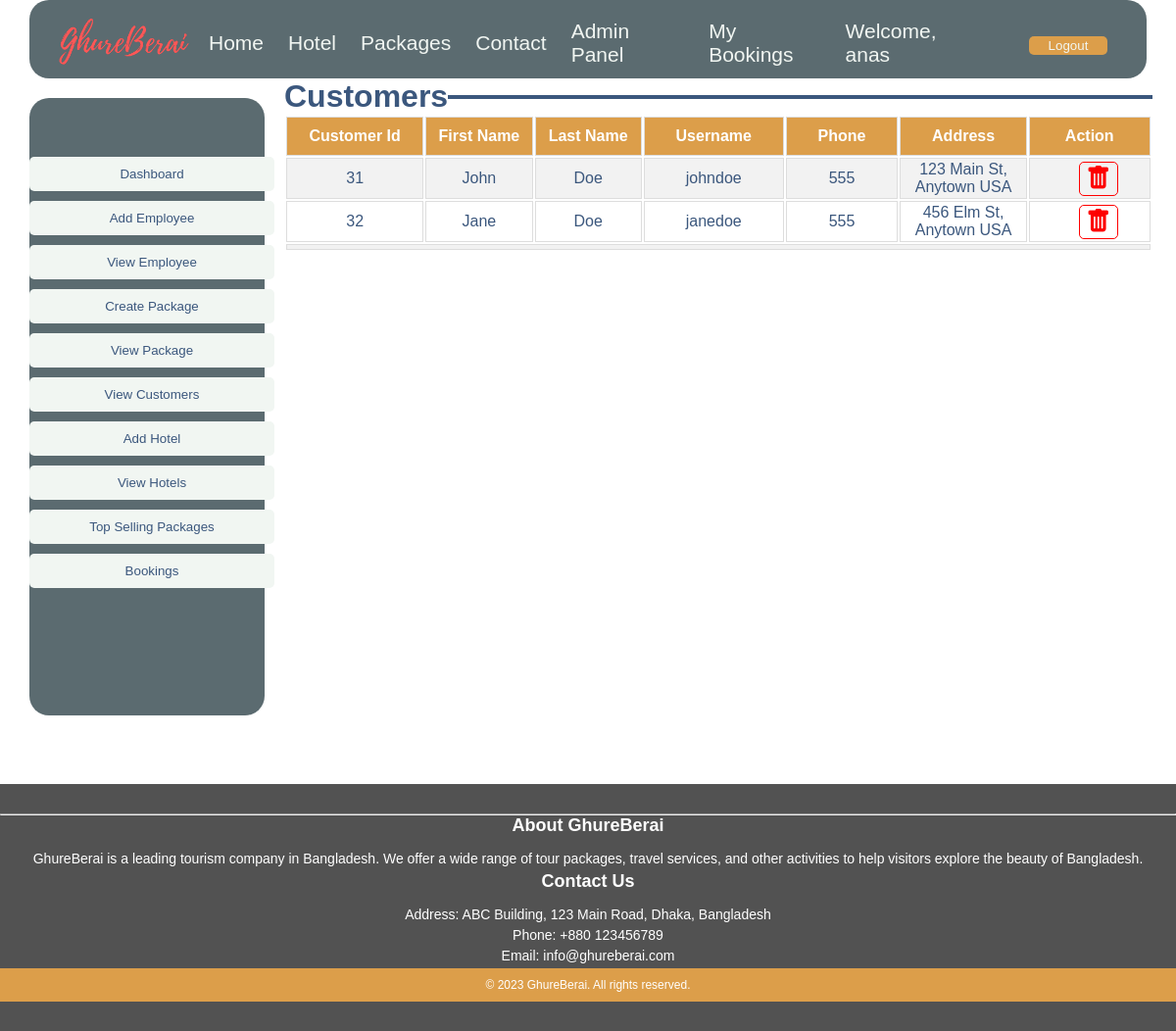
The app's page /View/Admin/ViewCustomers.php (signed in) with its own data.
### tables this page shows
CREATE TABLE `users` (
  `User_Id` int(11) NOT NULL,
  `Username` varchar(50) NOT NULL,
  `Password` varchar(50) NOT NULL,
  `Role` varchar(50) DEFAULT NULL,
  `Firstname` varchar(50) NOT NULL,
  `Lastname` varchar(50) NOT NULL,
  `Gender` varchar(20) DEFAULT NULL,
  `Dob` varchar(50) DEFAULT NULL,
  `Email` varchar(100) DEFAULT NULL,
  `Phone` int(100) DEFAULT NULL,
  `Address` varchar(100) DEFAULT NULL,
  `Picture` text DEFAULT NULL
);

### Model/CustomerModel.php (called while the page is built)
<?php
function getCustomers()
{
    require('../../Model/Connection.php');
    $sql = "SELECT * FROM users WHERE role = ?";
    $stmt = $con->prepare($sql);
    $role = "customer";
    $stmt->bind_param("s", $role);
    $stmt->execute();
    $result = $stmt->get_result();
    return $result;
}
?>

### Controller/CustomerController.php (called while the page is built)
<?php
function viewCustomers()
{
    include_once('../../Model/CustomerModel.php');
    $result = getCustomers();
    return $result;
}
?>

### View/Admin/ViewCustomers.php (the view, shortened to what this page needs)
<!DOCTYPE html>
<html lang="en">
<head>
    <link rel="stylesheet" href="../Assets/index.css">
    <link rel="stylesheet" href="https://cdn.jsdelivr.net/npm/bootstrap-icons@1.10.2/font/bootstrap-icons.css"
>
</head>
<body>
    <div class="page">
        <div class="AdminPage">
            <?php
            include("Header.php");
            include("../Admin/AdminPanelMenu.php");
            ?>
            <div class="AdminDash">
                <fieldset
                    style=" border: 4px solid #3B577D; border-bottom: none; border-left: none; border-right: none;">
                    <legend style="text-align: left">
                        <h1 align="center">Customers</h1>
                    </legend>
                </fieldset>
                <table class="customers">
                    <tr>
                        <th>Customer Id</th>
                        <th>First Name</th>
                        <th>Last Name</th>
                        <th>Username</th>
                        <th>Phone</th>
                        <th>Address</th>
                        <th colspan="2">Action</th>
                    </tr>
                    <?php
                    require_once('../../Controller/CustomerController.php');
                    $result = viewCustomers();
                    if ($result->num_rows > 0) {
                        while ($row = $result->fetch_assoc()) {
                            echo '<tr>
                            <td>' . $row["User_Id"] . '</td>
                            <td>' . $row["Firstname"] . '</td>
                            <td>' . $row["Lastname"] . '</td>
                            <td>' . $row["Username"] . '</td>
                            <td>' . $row["Phone"] . '</td>
                            <td>' . $row["Address"] . '</td>
                            <td><button class="button btn-crud-2"><a href="../../Controller/Admin/DeleteAction.php?deleteid=' . $row["User_Id"] . '"><i class="bi bi-trash-fill"></i></a></button></td>
                            </tr>';
                        }
                    }
                    ?>
                    <tr>
                        <td colspan="8">
                        </td>
                    </tr>
                </table>
            </div>
        </div>
        <?php
        include("../Footer.php");
        ?>
    </div>
</body>
</html>

### View/Assets/index.css (style rules this page uses)
* { font-family: sans-serif; margin: 0; padding: 0; }
.button { padding: 2px; width: 80px; color: #30454b !important; background-color: #dc9e4a; border: none; border-radius: 5px; }
a { color: #3b577d !important; text-decoration: none; }
.AdminPage { background-color: #fff; height: 800px; display: flex; }
.AdminDash { color: #3b577d; height: 715px; width: 73.8%; background-color: #fff; margin-top: 80px; margin-left: 20px; box-sizing: border-box; }
.customers td, .customers th { text-align: center; width: 1%; border: 1px solid #ddd; padding: 2px; }
.customers tr:nth-child(even) { background-color: #f2f2f2; }
.customers th { text-align: center; padding-top: 10px; padding-bottom: 10px; background-color: #dc9e4a; color: white; }
.btn-crud-2 { margin-left: 18px; background-color: transparent; border: 1px solid red; width: 40px; }
.bi, .bi-trash-fill i { font-size: 25px; color: rgb(253, 1, 1); cursor: pointer; }

### records on screen
users: User_Id "31", Firstname "John", Lastname "Doe", Username "johndoe", Phone "555", Address "123 Main St, Anytown USA"
users: User_Id "32", Firstname "Jane", Lastname "Doe", Username "janedoe", Phone "555", Address "456 Elm St, Anytown USA"

### other values on screen
$_SESSION["username"] "anas"
